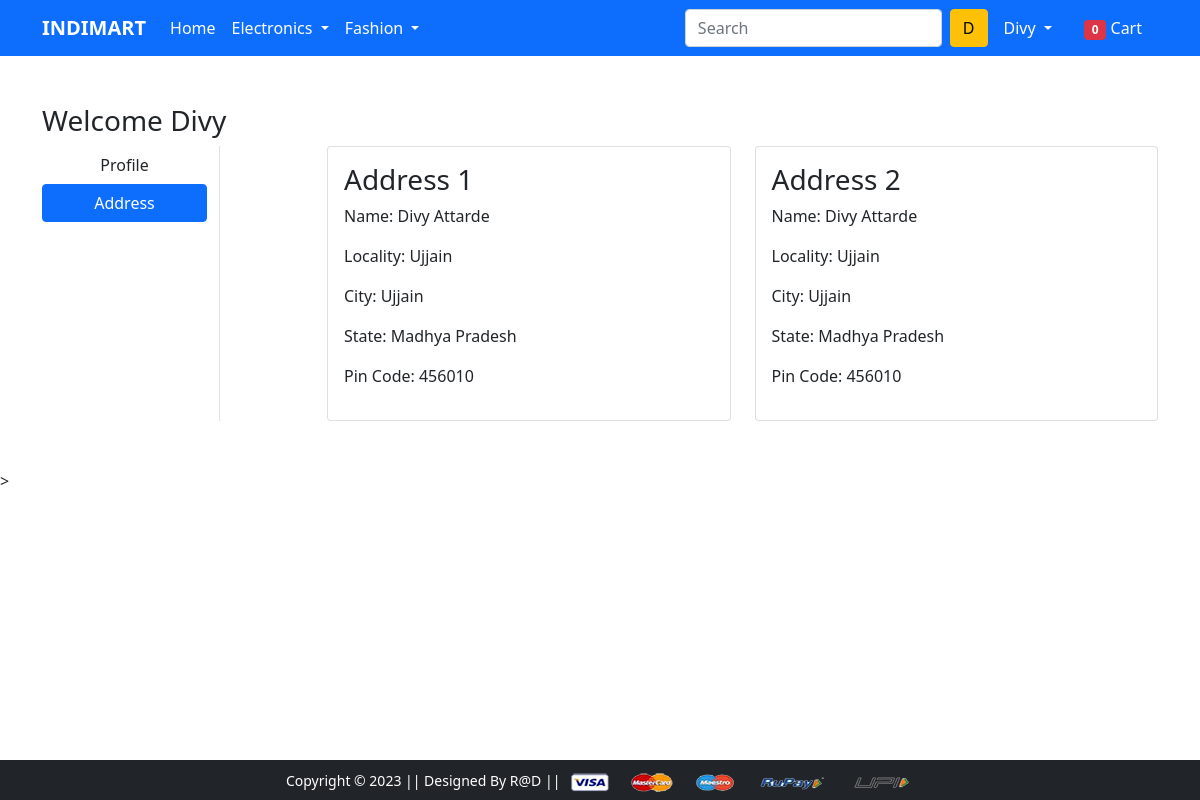
The page /address/ (signed in) on the database its author committed.
### app/models.py (models this page shows, shortened)
class Customer(models.Model):
    user = models.ForeignKey(User, on_delete=models.CASCADE)
    name = models.CharField(max_length=200)
    phone_number=models.CharField(default=0000000000,max_length=10)
    locality = models.CharField(max_length=200)
    city = models.CharField(max_length=200)
    zipcode = models.IntegerField()
    state = models.CharField(choices=STATE_CHOICES, max_length=50)

### app/views.py (the view)
# urls.py: path('address/', views.address, name='address'),
@login_required
def address(request):
 totalitem=0
 add= Customer.objects.filter(user=request.user)
 if request.user.is_authenticated:
   totalitem=len(Cart.objects.filter(user=request.user))
 return render(request, 'app/address.html',{'add':add,'active':'btn-primary','totalitem':totalitem})

### app/templates/app/address.html (shortened to what this page needs)
{% extends 'app/base.html' %}
{% load static %}
{% block main-content %}
<div class="container my-5">
 <div class="row">
 <h3>Welcome {{request.user.username|capfirst}}</h3>
  <div class="col-sm-2 border-end">
   <ul class="list-unstyled">
    <li class="d-grid"><a href="{% url 'profile' %}" class="btn ">Profile</a></li>
    <li class="d-grid"><a href="{% url 'address' %}" class="btn {{active}}">Address</a></li>
   </ul>
  </div>
  <div class="col-sm-9 offset-sm-1">
   <div class="row">
    {% for ad in add %}
    <div class="col-sm-6">
     <div class="card">
      <div class="card-body">
       <h3>Address {{forloop.counter}}</h3>
       <p>Name: {{ad.name}}</p>
       <p>Locality: {{ad.locality}}</p>
       <p>City: {{ad.city}}</p>
       <p>State: {{ad.state}}</p>
       <p>Pin Code: {{ad.zipcode}}</p>
      </div>
     </div>
    </div>
    {% endfor %}
   </div>
  </div>
 </div>
</div>
{% endblock main-content %}

### app/templates/app/base.html (shortened to what this page needs)
<!doctype html>
{% load static %}
<html lang="en">
  <head>
    <link href="https://cdn.jsdelivr.net/npm/bootstrap@5.0.0-beta1/dist/css/bootstrap.min.css" rel="stylesheet">
    <link rel="stylesheet" href="{% static 'app/css/owl.carousel.min.css' %}">
    <link rel="stylesheet" href="{% static 'app/css/all.min.css' %}">
    <link rel="stylesheet" href="{% static 'app/css/style.css' %}">
  </head>
  <body>
    <nav class="navbar navbar-expand-lg navbar-dark bg-primary sticky-top">
     <div class="container">
       <a class="navbar-brand fw-bold" href="/">INDIMART</a>
       <div class="collapse navbar-collapse" id="navbarSupportedContent">
         <ul class="navbar-nav me-auto mb-2 mb-lg-0">
           <li class="nav-item">
             <a class="nav-link active" aria-current="page" href="/">Home</a>
           </li>
           <li class="nav-item dropdown">
             <a class="nav-link dropdown-toggle text-white" href="#" id="electronicsDropdown" role="button" data-bs-toggle="dropdown" aria-expanded="false">
               Electronics
             </a>
           </li>
           <li class="nav-item dropdown">
             <a class="nav-link dropdown-toggle text-white" href="#" id="fashionDropdown" role="button" data-bs-toggle="dropdown" aria-expanded="false">
               Fashion
             </a>
           </li>
         </ul>
         <form class="d-flex" >
           <input class="form-control me-2" type="search" placeholder="Search" aria-label="Search">
           <button class="btn btn-warning" type="submit">{{request.user.username|slice:"1"|capfirst}}</button>
         </form>
         <div>
          <ul class="navbar-nav me-auto mb-2 mb-lg-0">
          {% if request.user.is_authenticated %}
           <li class="nav-item dropdown mx-2">
              <a class="nav-link dropdown-toggle text-white" href="#" id="profileDropdown" role="button" data-bs-toggle="dropdown" aria-expanded="false">
                {{request.user.username|capfirst}}
              </a>
            </li>
            <li class="nav-item mx-2">
             <a href="{% url 'showcart' %}" class="nav-link text-white"><span class="badge bg-danger">{{totalitem}}</span> Cart </a>
            </li>
            {% endif %}
          </ul>
         </div>
       </div>
     </div>
    </nav>
    {% block main-content %} {% endblock main-content %}
    <footer class="container-fluid bg-dark text-center p-2 mt-5 fixed-bottom">
        <small class="text-white">Copyright &copy; 2023 || Designed By R@D || </small   >
        <img src="{% static 'app/images/payment.png' %}" alt="" srcset="" class="img-fluid" height="2px">
    </footer>
    >
  </body>
</html>

### rows shown on the page
Customer: name "Divy Attarde", locality "Ujjain", city "Ujjain", state "Madhya Pradesh", zipcode "456010"
Customer: name "Divy Attarde", locality "Ujjain", city "Ujjain", state "Madhya Pradesh", zipcode "456010"

### other values the page prints
{{ request.user.username|slice:"1"|capfirst }} "D"
{{ request.user.username|capfirst }} "Divy"
{{ totalitem }} "0"
